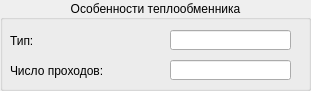
  <widget class="QGroupBox" name="groupBox_11">
   <property name="geometry">
    <rect>
     <x>650</x>
     <y>10</y>
     <width>311</width>
     <height>91</height>
    </rect>
   </property>
   <property name="title">
    <string>Особенности теплообменника</string>
   </property>
   <property name="alignment">
    <set>Qt::AlignCenter</set>
   </property>
   <widget class="QLabel" name="label_70">
    <property name="geometry">
     <rect>
      <x>10</x>
      <y>30</y>
      <width>161</width>
      <height>21</height>
     </rect>
    </property>
    <property name="text">
     <string>Тип:</string>
    </property>
   </widget>
   <widget class="QLabel" name="label_71">
    <property name="geometry">
     <rect>
      <x>10</x>
      <y>60</y>
      <width>161</width>
      <height>21</height>
     </rect>
    </property>
    <property name="text">
     <string>Число проходов:</string>
    </property>
   </widget>
   <widget class="QLineEdit" name="TYPElineEdit">
    <property name="geometry">
     <rect>
      <x>170</x>
      <y>30</y>
      <width>121</width>
      <height>20</height>
     </rect>
    </property>
    <property name="cursor">
     <cursorShape>ArrowCursor</cursorShape>
    </property>
    <property name="text">
     <string/>
    </property>
    <property name="readOnly">
     <bool>true</bool>
    </property>
   </widget>
   <widget class="QLineEdit" name="PASSESlineEdit">
    <property name="geometry">
     <rect>
      <x>170</x>
      <y>60</y>
      <width>121</width>
      <height>20</height>
     </rect>
    </property>
    <property name="cursor">
     <cursorShape>ArrowCursor</cursorShape>
    </property>
    <property name="readOnly">
     <bool>true</bool>
    </property>
   </widget>
  </widget>
